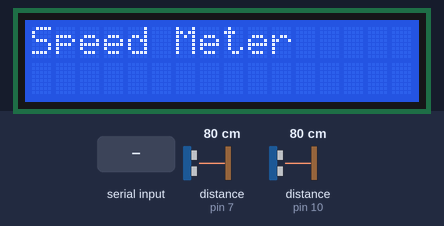
A sketch run on a simulated Arduino Uno, built with avr-gcc and run on an emulated ATmega328P. Shown: 16×2 character LCD. Wiring (inferred from the names in the program): 2 × ultrasonic range finder: trigger pin 6, echo pin 7 / trigger pin 9, echo pin 10. The inputs (shaded band) are chosen by the test bench; at power-on: distance to the obstacle (sensors on pin 7, pin 10) 80 cm. The echo pulse lasts 58.3 µs per cm.

Above: at 0.1 s.
3.3 s: "1\n" received over Serial
At 3.9 s:
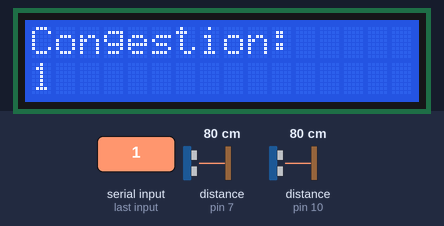
4.8 s: "0\n" received over Serial
At 6.2 s:
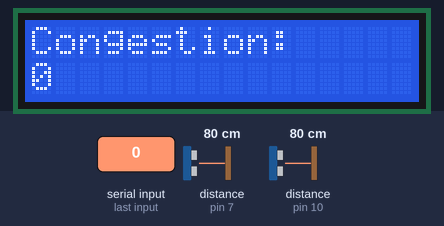
Timing chart, 0 to 7.8 s (numbered marks = the images above; inputs shaded):
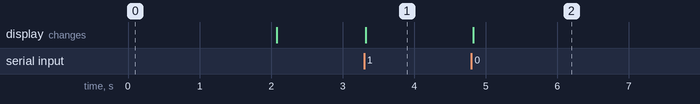

The sketch:

sketch_feb23a.ino
```cpp
#include <Wire.h>
#include <LiquidCrystal_I2C.h>

#define trig1 9
#define echo1 10
#define trig2 6
#define echo2 7

LiquidCrystal_I2C lcd(0x27, 16, 2);

long time1 = 0;
long time2 = 0;
float distanceBetween = 15.2; // CHANGE if different

void setup() {
  Serial.begin(9600);

  pinMode(trig1, OUTPUT);
  pinMode(echo1, INPUT);
  pinMode(trig2, OUTPUT);
  pinMode(echo2, INPUT);

  lcd.init();
  lcd.backlight();
  lcd.setCursor(0, 0);
  lcd.print("Speed Meter");
  delay(2000);
  lcd.clear();
}

float getDistance(int trigPin, int echoPin) {
  digitalWrite(trigPin, LOW);
  delayMicroseconds(2);
  digitalWrite(trigPin, HIGH);
  delayMicroseconds(10);
  digitalWrite(trigPin, LOW);

  long duration = pulseIn(echoPin, HIGH);
  return duration * 0.034 / 2;
}

void showPrediction(const String &pred) {
  lcd.clear();
  lcd.setCursor(0, 0);
  lcd.print("Congestion:");
  lcd.setCursor(0, 1);
  lcd.print(pred);
}

void loop() {
  // ---- If Python sends predictions back, show them.
  if (Serial.available() > 0) {
    String line = Serial.readStringUntil('\n');
    line.trim();
    if (line.length() > 0) {
      // If you used a prefix like "PRED:", strip it.
      int idx = line.indexOf(':');
      if (idx >= 0) line = line.substring(idx + 1);
      line.trim();
      if (line.length() > 0) {
        showPrediction(line);
      }
    }
  }

  float d1 = getDistance(trig1, echo1);
  float d2 = getDistance(trig2, echo2);

  if (d1 < 15 && time1 == 0) {
    time1 = millis();
  }

  if (d2 < 15 && time1 != 0 && time2 == 0) {
    time2 = millis();
    float timeTaken = (time2 - time1) / 1000.0;
    if (timeTaken <= 0.0) {
      time1 = 0;
      time2 = 0;
      return;
    }
    float speed = distanceBetween / timeTaken;

    lcd.clear();
    lcd.setCursor(0, 0);
    lcd.print("Speed:");
    lcd.setCursor(0, 1);
    lcd.print(speed);
    lcd.print(" cm/s");
    Serial.println(speed);   // one speed per line (cm/s)

    time1 = 0;
    time2 = 0;

    delay(1000);
  }
}
```

Measured:
- after the input at 3.3 s, the display: changes at once (image 1)
- after the input at 4.8 s, the display: changes at once (image 2)
